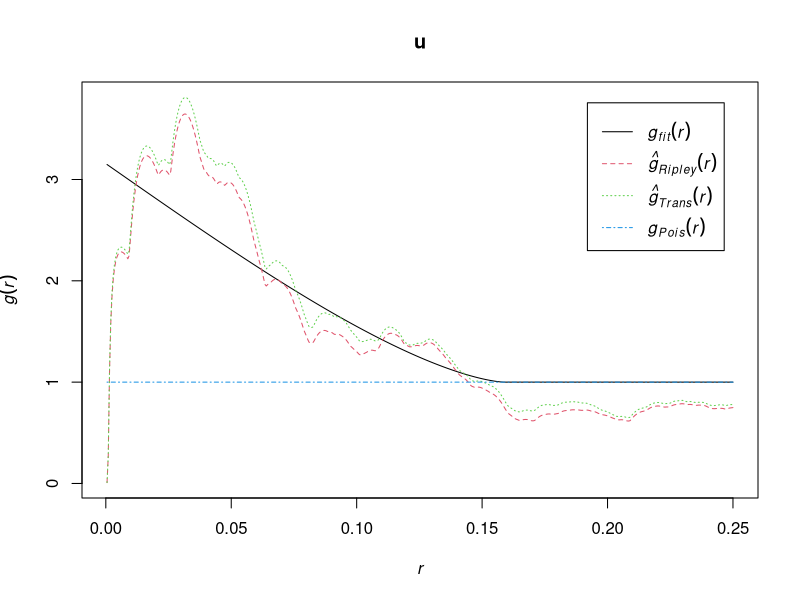

The R source for this figure:
library(spatstat)


### Name: matclust.estpcf
### Title: Fit the Matern Cluster Point Process by Minimum Contrast Using
###   Pair Correlation
### Aliases: matclust.estpcf
### Keywords: spatial models

### ** Examples

    data(redwood)
    u <- matclust.estpcf(redwood, c(kappa=10, R=0.1))
    u
    plot(u, legendpos="topright")
